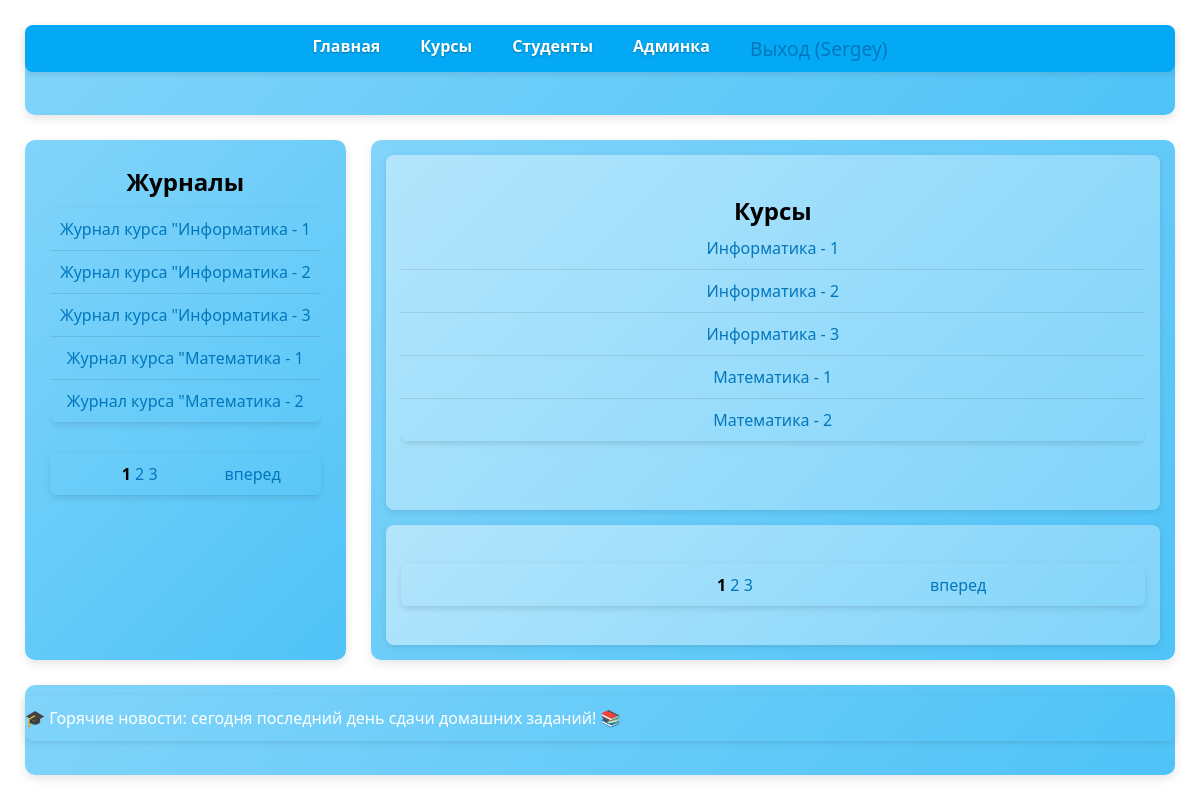
The app's page /courses/ (signed in) with its own data.
### main/models.py (models this page shows, shortened)
class Course(models.Model):
    academic_sub = [
        ('физ','Физика'),
        ('инф','Информатика'),
        ('хим','Химия'),
        ('мат','Математика'),
    ]
    week_days = [
        ('mon', 'Понедельник'),
        ('tue', 'Вторник'),
        ('wed', 'Среда'),
        ('thu', 'Четверг'),
        ('fri', 'Пятница'),
        ('sat', 'Суббота'),
    ]
    name = models.CharField(choices=academic_sub,
                            max_length=20,
                            verbose_name="Курс")
    course_num = models.SmallIntegerField(
                    default=1,
                    verbose_name="Номер курса",
                    validators=[MinValueValidator(1), MaxValueValidator(100)])
    start_date = models.DateField(verbose_name = 'Начало курса', null=True)
    end_date = models.DateField(verbose_name = 'Окончание курса', null=True)
    days_of_week = models.JSONField(default=list,
                                    blank=True,
                                    verbose_name="Дни недели")
    description = models.TextField(blank=True, verbose_name="Описание")
    class Meta:
        unique_together = [['name', 'course_num']]
        verbose_name = "Курс"
        verbose_name_plural = "Курсы"
        ordering = ['name', 'course_num']

### main/views.py (the view)
# urls.py: path('courses/', views.courses, name='courses'),
@login_required(login_url='/login/')
def courses(request):
    course = Course.objects.all()
    paginator_course = Paginator(course, 5)
    page_number = request.GET.get('page')
    page_obj = paginator_course.get_page(page_number)
    return render(request, 'main/courses.html',
                  context = {'courses': course,
                             'page_obj': page_obj},
                )

### main/templates/main/courses.html (shortened to what this page needs)
{% extends 'base.html' %}
{% load journal_tags %}
{% block content1_head %}
    <h1>Курсы</h1>
{% endblock %}
{% block content1 %}
    <div class="container_tab">
    <table class="journal-table grades-table">
    {% for course in page_obj %}
        <tr>
            <td>
            <a href="{% url 'course_detail' course.id %}">
                {{ course.get_name_display }} - {{ course.course_num }}
            </a>
            </td>
        </tr>
    {% endfor %}
    </table>
    </div>
{% endblock %}
{% block content2 %}
<table>
    <tr>
        <td>
        </td>
        <td style="position: sticky; left: calc(33.3% - 50px);">
        <span class="current">
            {% for num in page_obj.paginator.page_range %}
                {% if page_obj.number == num %}
                    <strong>{{ num }}</strong> {% else %}
                    <a href="?page={{ num }}">{{ num }}</a>
                {% endif %}
            {% endfor %}
        </span>
        </td>
        <td>
        {% if page_obj.has_next %}
            <a href="?page={{ page_obj.next_page_number }}">вперед</a>
        {% endif %}
        </td>
    </tr>
</table>
{% endblock %}
{% block add_inf %}
    <div class="container_tab">
    <table class="journal-table grades-table">
        <thead>
            <tr><h2>Журналы</h2></tr>
        </thead>
        <tbody>
            {% for course in page_obj %}
                <tr>
                    <td>
                    <a href="{% url 'course_journal' course.id %}">Журнал курса "{{ course.get_name_display }} - {{ course.course_num }}</a>
                    </td>
                </tr>
            {% endfor %}
        </tbody>
    </table>
    </div>
{% endblock %}
{% block paginator %}
<table>
    <tr>
        <td>
        </td>
        <td style="position: sticky; left: calc(33.3% - 50px);">
        <span class="current">
            {% for num in page_obj.paginator.page_range %}
                {% if page_obj.number == num %}
                    <strong>{{ num }}</strong> {% else %}
                    <a href="?page={{ num }}">{{ num }}</a>
                {% endif %}
            {% endfor %}
        </span>
        </td>
        <td>
        {% if page_obj.has_next %}
            <a href="?page={{ page_obj.next_page_number }}">вперед</a>
        {% endif %}
        </td>
    </tr>
</table>
{% endblock %}

### templates/base.html (shortened to what this page needs)
{% load static %}
<!DOCTYPE html>
<html lang="en">
<head>
    <link rel="stylesheet" href="{% static 'css/main.css' %}">
</head>
<body>
    <header>
        <nav>
            <ul class="main-menu">
                {% block main_menu %}
                    <li><a href="{% url 'index' %}">Главная</a></li>
                    <li><a href="{% url 'courses' %}">Курсы</a></li>
                    <li><a href="{% url 'students' %}">Студенты</a></li>
                    {% if user.is_authenticated %}
                        {% if user.is_staff %}
                            <li><a href="/admin/">Админка</a></li>
                        {% endif %}
                        <li>
                            <form action="{% url 'logout' %}" method="post" style="display:inline;">
                                <button type="submit" class="logout-button">Выход ({{ user.username }})</button>
                            </form>
                        </li>
                    {% else %}
                        <li><a href="{% url 'login' %}">Вход</a></li>
                        <li><a href="{% url 'register' %}">Регистрация</a></li>
                    {% endif %}
                {% endblock %}
            </ul>
        </nav>
    </header>
    <main>
        <section class="info">
            {% block content1_head %}
            {% endblock %}
            {% block content1 %}
            {% endblock %}
        </section>
        <section class="content">
            {% block content2 %}
            {% endblock %}
    </section>
    </main>
    <aside>
        {% block add_inf %}
        {% endblock %}
        {% block paginator %}
        {% endblock %}
    </aside>
    <footer class="info">
        <div class ="marq_container">
            <div class="marq_content">
                <span>🎓 Горячие новости: сегодня последний день сдачи домашних заданий! 📚</span>
            </div>
        </div>
    </footer>
</body>
</html>

### static/css/main.css (style rules this page uses)
* { box-sizing: border-box; margin: 0; padding: 0; }
body { min-height: 100vh; margin: 0 auto; padding: 20px; background-color: #ffffff; width: 100%; max-width: 1200px; display: grid; grid-template-columns: 1fr 3fr; grid-template-rows: 100px 1fr 100px; gap: 15px; font-family: 'Segoe UI', Tahoma, Geneva, Verdana, sans-serif; color: #000000; }
a { text-decoration: none; color: #0277bd; font-weight: 500; transition: color 0.3s ease; }
.main-menu { margin: 0; padding: 0; display: flex; justify-content: center; list-style: none; background-color: #03a9f4; border-radius: 8px; overflow: hidden; box-shadow: 0 2px 6px rgba(0,0,0,0.1); }
.main-menu > li { padding: 10px 20px; transition: background-color 0.3s ease; }
.main-menu > li a { color: #ffffff; font-weight: 600; text-shadow: 0 1px 2px rgba(0,0,0,0.3); }
header, main, aside, footer { border-radius: 10px; margin: 5px; background: linear-gradient(135deg, #81d4fa, #4fc3f7); box-shadow: 0 4px 10px rgba(0,0,0,0.1); transition: all 0.3s ease; }
header, footer { grid-column: 1/3; }
main { grid-column: 2/3; display: grid; gap: 15px; padding: 15px; }
aside { grid-row: 2/3; grid-column: 1/2; padding: 25px; }
section { position: relative; padding: 15px; border-radius: 8px; background: linear-gradient(135deg, #b3e5fc, #81d4fa); display: grid; justify-items: center; align-content: center; box-shadow: 0 2px 6px rgba(0,0,0,0.1); min-width: 0; }
h2 { text-align: center; font-weight: 600; margin-bottom: 10px; }
.container_tab { width: 100%; max-height: 450px; overflow-x: auto; overflow-y: auto; -webkit-overflow-scrolling: touch; margin: 0 auto; }
.container_tab table { min-width: 100%; border-collapse: collapse; white-space: nowrap; }
table { width: 100%; border-collapse: collapse; margin: auto; border-radius: 8px; overflow: hidden; box-shadow: 0 2px 6px rgba(0,0,0,0.1); }
th, td { padding: 10px; text-align: center; border-bottom: 1px solid rgba(0,0,0,0.1); }
.journal-table { width: 100%; border-collapse: collapse; }
.grades-table { margin-bottom: 30px; }
.logout-button { background: none; border: none; color: #0277bd; font-weight: 500; font-size: 1.2rem; cursor: pointer; padding: 0; font-family: inherit; transition: color 0.3s ease; }
.marq_container { width: 100%; overflow: hidden; background: linear-gradient(135deg, #81d4fa, #4fc3f7); color: #ffffff; border-radius: 8px; box-shadow: 0 2px 6px rgba(0,0,0,0.1); white-space: nowrap; margin: 10px 0; }
.marq_content { display: inline-block; padding: 12px 0; font-weight: 500; animation: scroll-left 8s linear infinite; }

### records on screen
Course: name "Информатика", course_num "1"
Course: name "Информатика", course_num "2"
Course: name "Информатика", course_num "3"
Course: name "Математика", course_num "1"
Course: name "Математика", course_num "2"

### other values on screen
{{ user.username }} "Sergey"
{{ num }} "1"
{{ num }} "2" "3"
